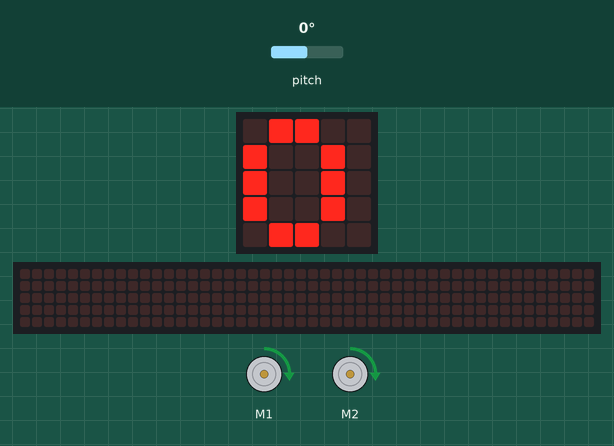
Bench run of a program on a simulated BBC micro:bit (MakeCode). Parts: the board's 5×5 LED display, 2 × DC motor (green arrow = forward, orange = backward, longer = faster), a strip that is not on the board, showing the scrolling text unrolled. Inputs (shaded band) come from the test bench; at power-on: pitch 0°. The 48×5 strip is a reading aid, not a part: it shows the text the display is scrolling, unrolled, one strip-width of it at a time.

Above: at 1.2 s.
1.3 s: pitch set to 90°
At 1.62 s:
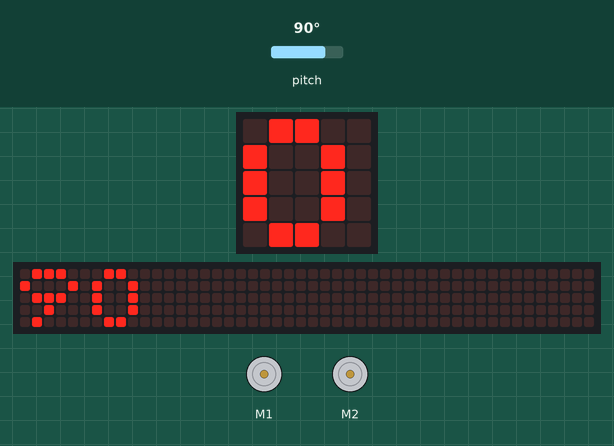
3.3 s: pitch set to 172°
At 4.41 s:
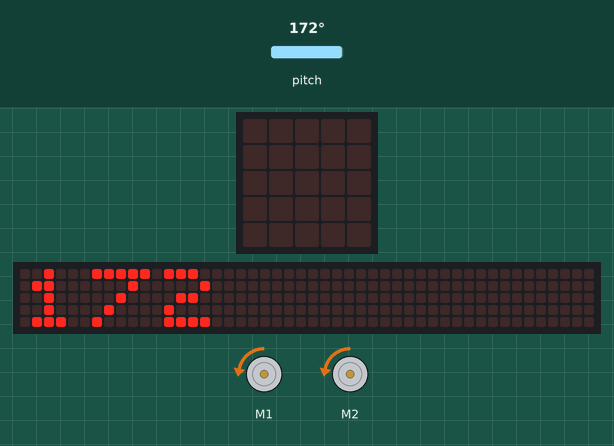
6.2 s: pitch set to -172°
At 12.16 s:
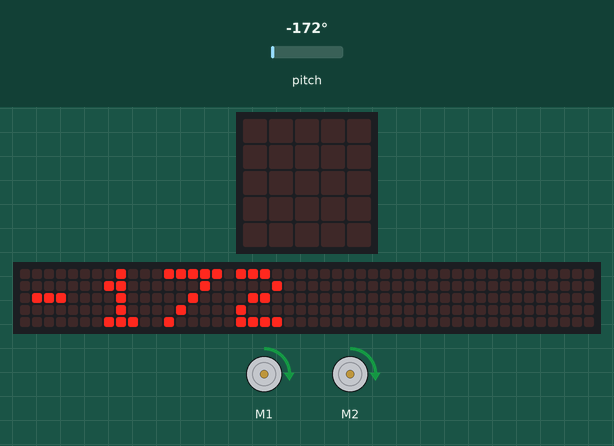
Timing chart, 0 to 13.7 s (numbered marks = the images above; inputs shaded):
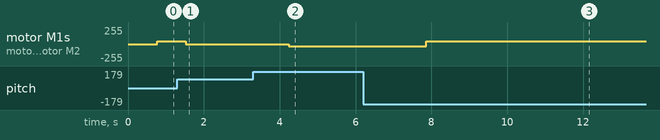

Measured:
- after the input at 1.3 s, motor M1, motor M2: forward 40/255 → stopped after 0.22 s; the display: changes after 0.25 s (image 1)
- after the input at 3.3 s, motor M1, motor M2: stopped → backward 30/255 after 0.95 s
- after the input at 6.2 s, motor M1, motor M2: backward 30/255 → forward 40/255 after 1.7 s
- what the display in image 3 shows lasts 0.5 s, from 11.9 s to 12.4 s

The program:

main.ts
```typescript
basic.forever(function () {
    basic.showNumber(input.rotation(Rotation.Pitch))
    if (input.rotation(Rotation.Pitch) < 80) {
        maqueen.motorRun(maqueen.Motors.All, maqueen.Dir.CW, 40)
    } else if (input.rotation(Rotation.Pitch) > 100) {
        maqueen.motorRun(maqueen.Motors.All, maqueen.Dir.CCW, 30)
    } else {
        maqueen.motorStop(maqueen.Motors.All)
    }
})
```

test.ts
```typescript
// aquí va el archivo "tests"; esto no se compilará cuando este paquete se utilice como una extensión.
```
